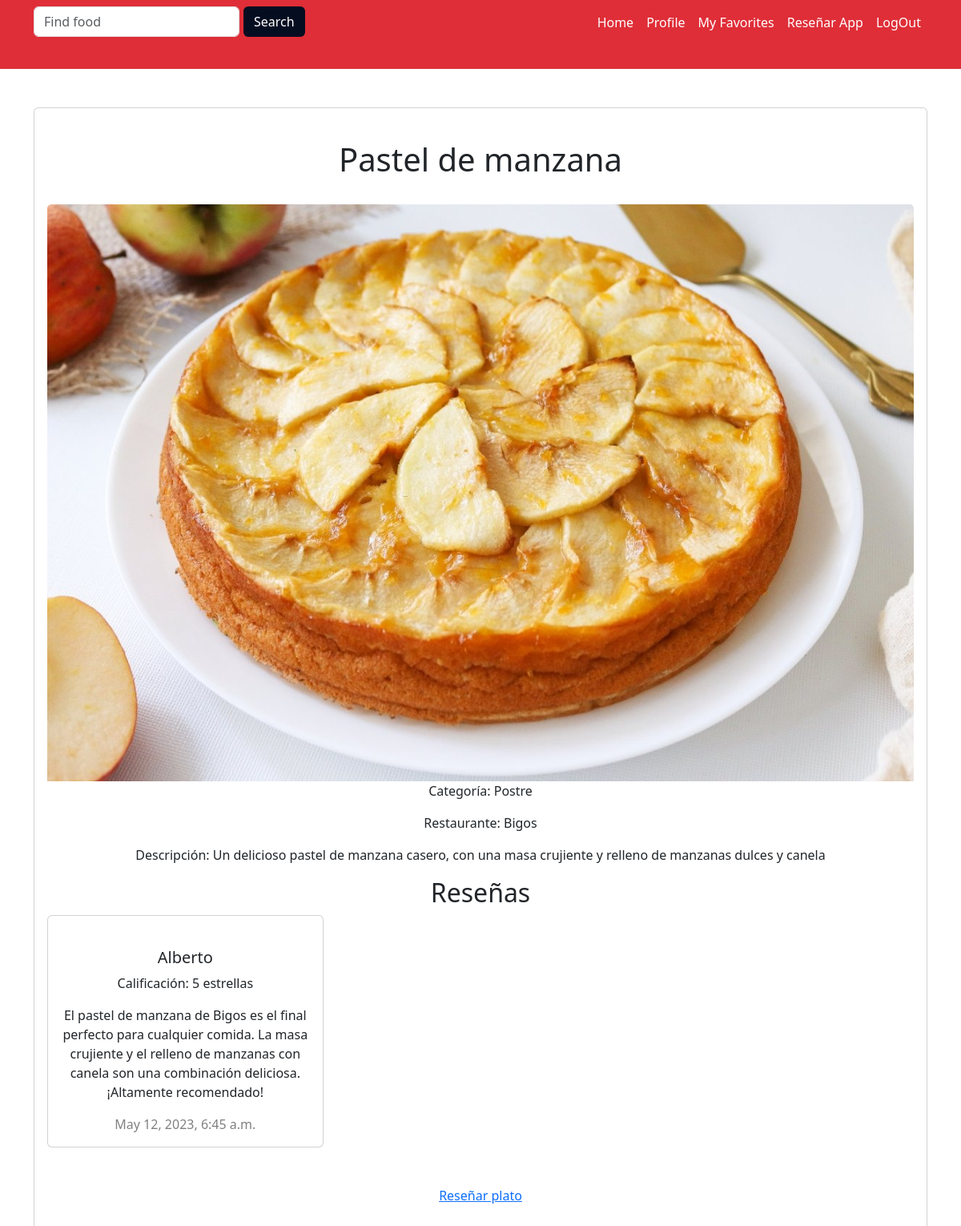
/plato/plato/11/ (signed in), run on an earlier commit of the app's database.
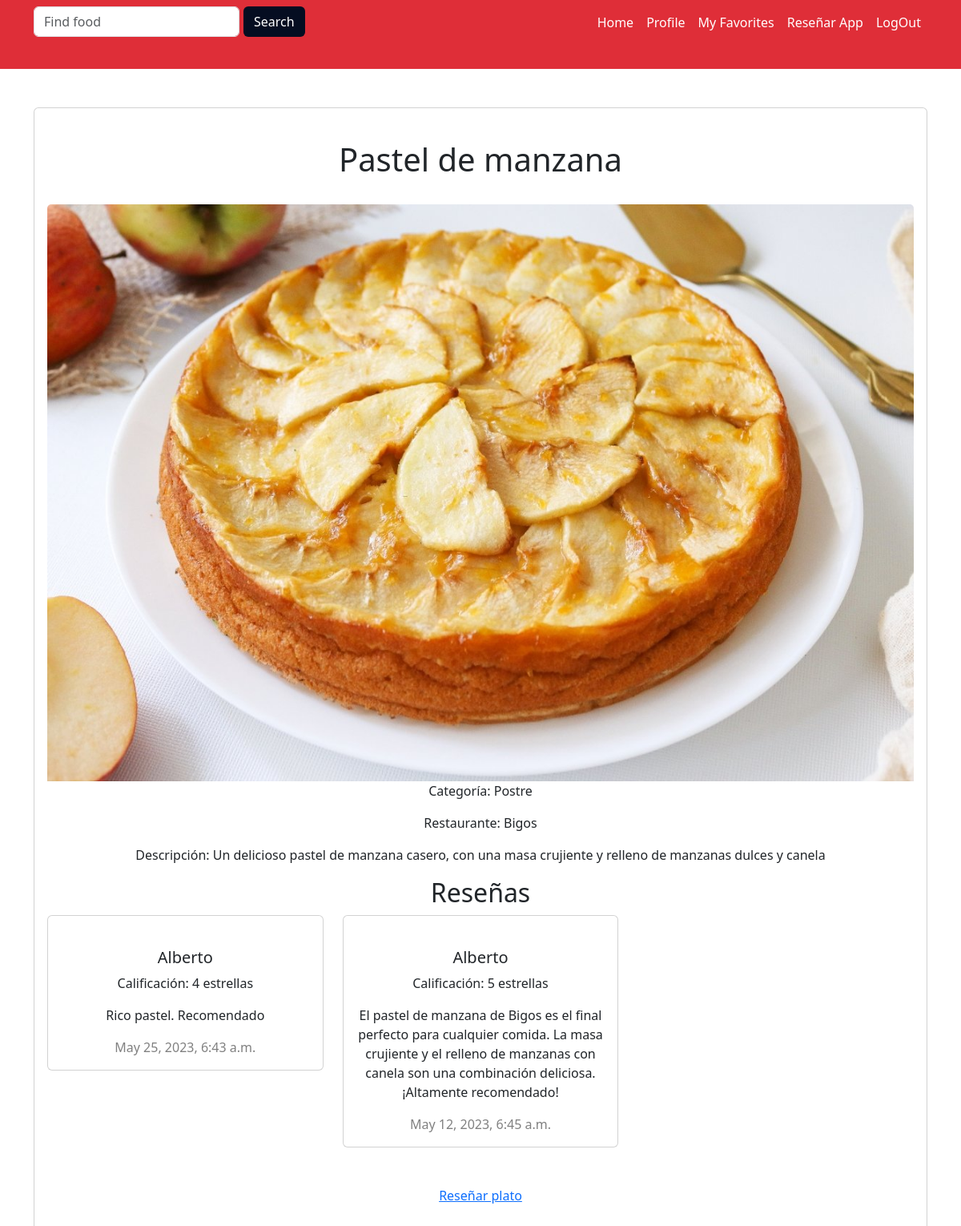
And on a later commit of the database.
### Calificaciones/models.py (models this page shows, shortened)
class Reseña(models.Model):
    consumidor = models.ForeignKey(Consumidor, on_delete=models.SET_NULL, null=True)
    fecha = models.DateTimeField(auto_now_add=True)
    puntaje_calificacion = models.PositiveIntegerField(validators=[MinValueValidator(1), MaxValueValidator(5)])
    contenido_comentario = models.CharField(max_length=255, blank=True)

class ReseñaOferta(Reseña):
    oferta = models.ForeignKey(Oferta, on_delete=models.CASCADE)

class Reseña(models.Model):
    consumidor = models.ForeignKey(Consumidor, on_delete=models.SET_NULL, null=True)
    fecha = models.DateTimeField(auto_now_add=True)
    puntaje_calificacion = models.PositiveIntegerField(validators=[MinValueValidator(1), MaxValueValidator(5)])
    contenido_comentario = models.CharField(max_length=255, blank=True)

### Usuarios/models.py (models this page shows)
class Consumidor(models.Model):
    user = models.OneToOneField(User, on_delete=models.CASCADE, primary_key=True, related_name='Consumidor')
    Nombre = models.CharField(max_length=100)
    def __str__(self):
        return self.Nombre

### Plato/views.py (the view)
# urls.py: path('plato/<int:plato_id>/', views.platoDetalles, name='platoDetalles'),
def platoDetalles(request, plato_id):
    reseñasPlato = ''
    platoDetalle = get_object_or_404(plato, pk=plato_id)
    platoEsOferta = Oferta.objects.filter(pk=platoDetalle.pk).exists()
    if platoEsOferta:
        reseñasPlato = ReseñaOferta.objects.filter(oferta=platoDetalle).order_by('-fecha')
    if not platoEsOferta:
        reseñasPlato = ReseñaPlato.objects.filter(plato=platoDetalle).order_by('-fecha')
    sumaCalificacionesPlato = reseñasPlato.aggregate(total=Sum('puntaje_calificacion'))['total']
    numeroReseñasPlato = reseñasPlato.count()
    promedioCalificacionesPlato = sumaCalificacionesPlato / numeroReseñasPlato if numeroReseñasPlato > 0 else None
    return render(request, 'plato/plato_detalles.html', {
            'plato': platoDetalle,
            'reseñas': reseñasPlato,
            'promedioCalificaciones': promedioCalificacionesPlato,
        })

### Usuarios/models.py (called while the page is built)
    @property
    def is_Consumidor(self):
        return self.is_consumidor

    def __str__(self):
        return self.Nombre_Marca

### Plato/templates/plato/plato_detalles.html (shortened to what this page needs)
{% extends 'base.html' %}
{% block content %}
<html>
<head>
    {%load static %}
    <link ref="stylesheet" href="https://cdn.jsdelivr.net/npm/bootstrap@5.3.0-alpha1/dist/css/bootstrap.min.css"
        rel="stylesheet"
>
</head>
<body>
    <br>
    <div class="container mb-3">
        <div class="row">
            <div>
                <div class="card" style="display: flex; text-align: center;">
                    <div class="card-body">
                        <div>
                            <br>
                            <h1>{{plato.name}}</h1>
                            <br>
                            <img src="{{ plato.image.url }}" class="card-img-top h-100" alt="Imagen comida">
                            <p>Categoría: {{plato.category}}</p>
                            <p>Restaurante: {{plato.restaurant}}</p>
                            <p>Descripción: {{plato.description}}</p>
                            <h2>Reseñas</h2>
                            <div class="row">
                                {% for reseña in reseñas %}
                                <div class="col-md-4">
                                    <div class="card">
                                        <br>
                                        <div class="card-body">
                                            <h5 class="card-title">{{ reseña.consumidor }}</h5>
                                            <p class="card-text">Calificación: {{ reseña.puntaje_calificacion }}
                                                estrellas</p>
                                            <p class="card-text">{{ reseña.contenido_comentario }}</p>
                                            <h7 style="color: grey" ;>{{ reseña.fecha }}</h7>
                                        </div>
                                    </div>
                                    <br>
                                    <br>
                                </div>
                                {% endfor %}
                                {% if user.is_Consumidor %}
                                <a href="{% url 'Calificaciones:crearReseñaPlato' plato.id %}">Reseñar plato</a>
                                {% endif %}
                            </div>
                            <br>
</body>
</html>
{% endblock %}

What changed in the data, as far as the page shows it:
added ReseñaOferta: consumidor "Alberto", puntaje_calificacion "4", contenido_comentario "Rico pastel. Recomendado", fecha "May 25, 2023, 6:43 a.m."
